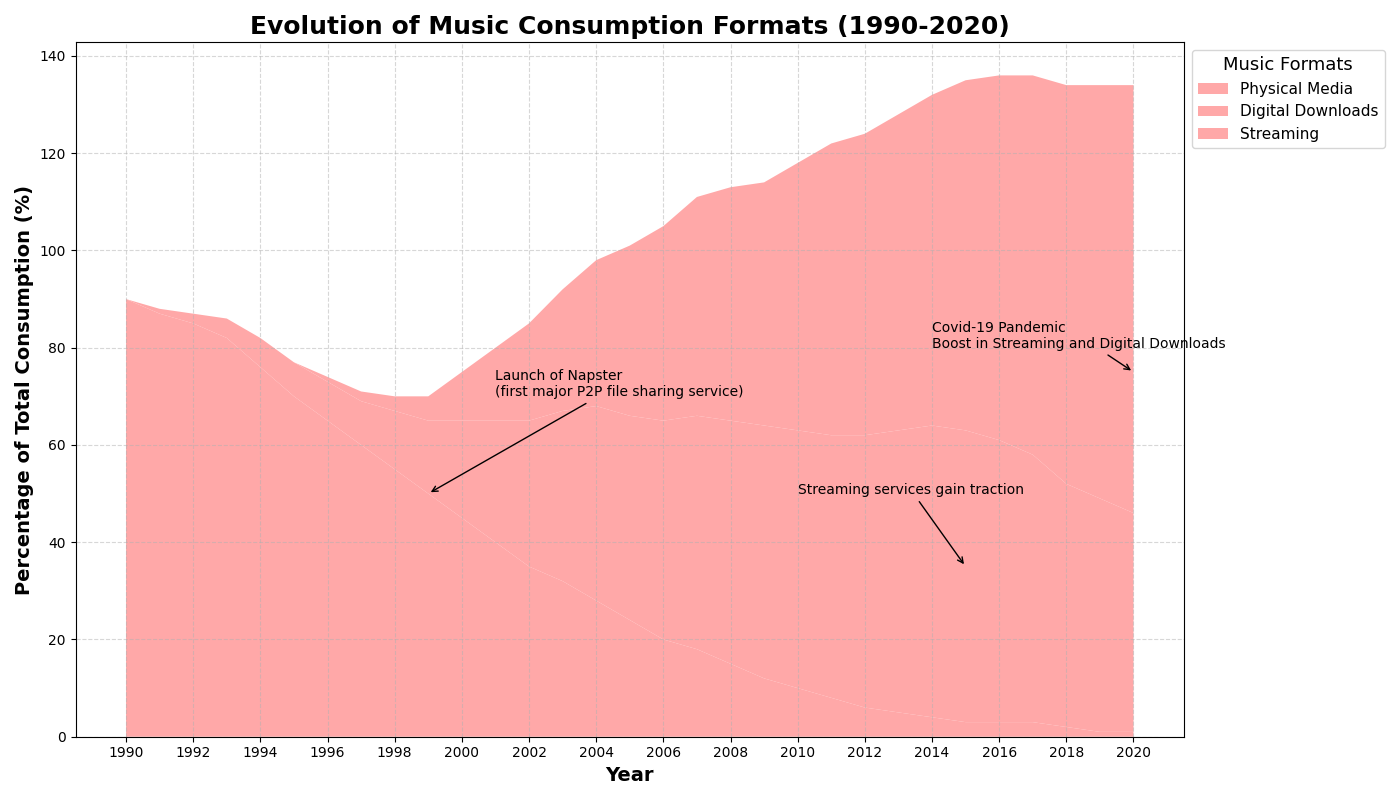

The Python source for this figure:
import matplotlib.pyplot as plt
import numpy as np

years = np.arange(1990, 2021)

physical_media = np.array([90, 87, 85, 82, 76, 70, 65, 60, 55, 50, 45, 40, 35, 32, 28, 24, 20, 18, 15, 12, 10, 8, 6, 5, 4, 3, 3, 3, 2, 1, 1])
digital_downloads = np.array([0, 1, 2, 4, 6, 7, 8, 9, 12, 15, 20, 25, 30, 35, 40, 42, 45, 48, 50, 52, 53, 54, 56, 58, 60, 60, 58, 55, 50, 48, 45])
streaming = np.array([0, 0, 0, 0, 0, 0, 1, 2, 3, 5, 10, 15, 20, 25, 30, 35, 40, 45, 48, 50, 55, 60, 62, 65, 68, 72, 75, 78, 82, 85, 88])

fig, ax = plt.subplots(figsize=(14, 8))

uniform_color = '#ff9999'  # Use a single color for all data groups

ax.stackplot(years, physical_media, digital_downloads, streaming, 
             labels=['Physical Media', 'Digital Downloads', 'Streaming'], 
             colors=[uniform_color, uniform_color, uniform_color], alpha=0.85)

ax.set_title("Evolution of Music Consumption Formats (1990-2020)", fontsize=18, fontweight='bold')
ax.set_xlabel("Year", fontsize=14, fontweight='semibold')
ax.set_ylabel("Percentage of Total Consumption (%)", fontsize=14, fontweight='semibold')

ax.grid(linestyle='--', alpha=0.5)
ax.legend(loc='upper left', bbox_to_anchor=(1, 1), title='Music Formats', title_fontsize='13', fontsize=11)
plt.xticks(years[::2])

ax.annotate('Launch of Napster\n(first major P2P file sharing service)', 
            xy=(1999, 50), xytext=(2001, 70), 
            arrowprops=dict(facecolor='black', arrowstyle='->'), fontsize=10)
ax.annotate('Streaming services gain traction', 
            xy=(2015, 35), xytext=(2010, 50), 
            arrowprops=dict(facecolor='black', arrowstyle='->'), fontsize=10)
ax.annotate('Covid-19 Pandemic\nBoost in Streaming and Digital Downloads', 
            xy=(2020, 75), xytext=(2014, 80), 
            arrowprops=dict(facecolor='black', arrowstyle='->'), fontsize=10)

plt.tight_layout()
plt.show()
